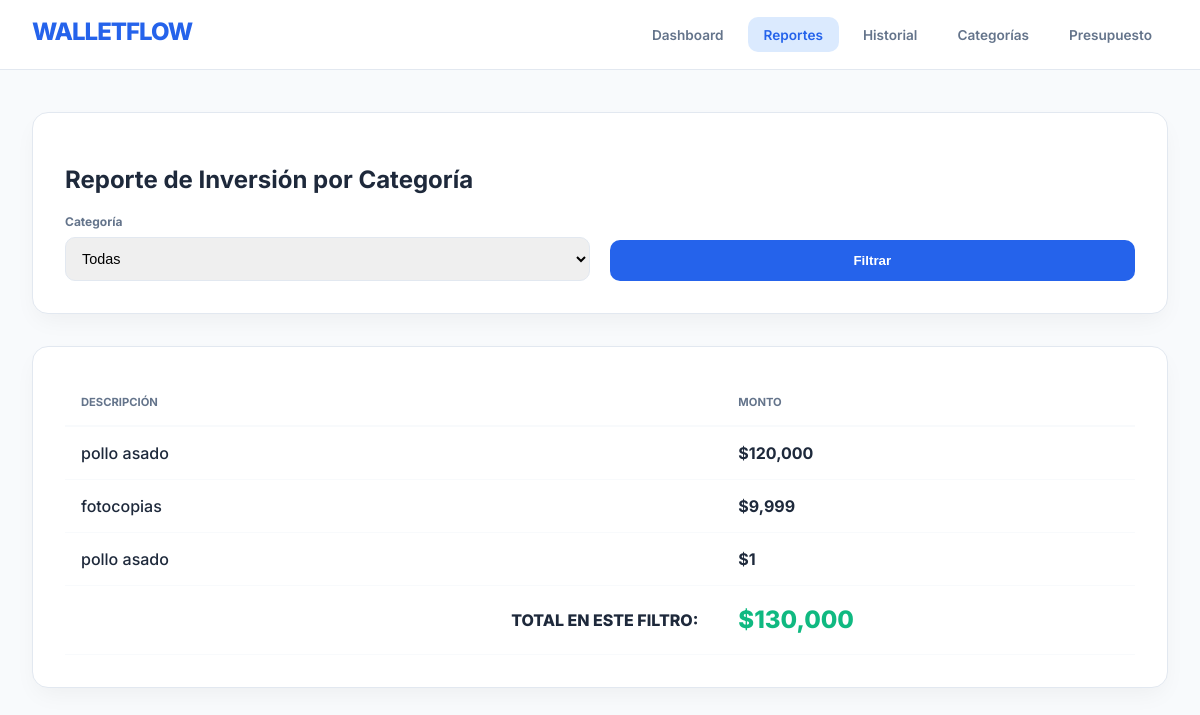
Page /reportes on the committed database.
### tables this page shows
CREATE TABLE gastos 
                      (id INTEGER PRIMARY KEY AUTOINCREMENT, 
                       descripcion TEXT NOT NULL, 
                       monto REAL NOT NULL, 
                       categoria_id INTEGER, 
                       fecha TEXT NOT NULL,
                       FOREIGN KEY (categoria_id) REFERENCES categorias(id));

### app.py (the view)
@app.route('/reportes')
def reportes():
    cat_id = request.args.get('categoria_id')
    conn = get_db_connection()
    categorias = conn.execute("SELECT * FROM categorias").fetchall()
    query = "SELECT g.*, c.nombre as cat_nombre FROM gastos g JOIN categorias c ON g.categoria_id = c.id"
    if cat_id:
        gastos = conn.execute(query + " WHERE g.categoria_id = ?", (cat_id,)).fetchall()
    else:
        gastos = conn.execute(query).fetchall()
    total_sel = sum(g['monto'] for g in gastos)
    conn.close()
    return render_template('reportes.html', gastos=gastos, categorias=categorias, total_seleccion=total_sel)

### app.py (called while the page is built)
def get_db_connection():
    conn = sqlite3.connect('gastos.db')
    conn.row_factory = sqlite3.Row
    return conn

### templates/reportes.html (shortened to what this page needs)
{% extends "layout.html" %}
{% block content %}
<div class="card">
    <h2>Reporte de Inversión por Categoría</h2>
    <form action="/reportes" method="GET" class="form-grid">
        <div style="flex-grow: 1;">
            <label>Categoría</label>
            <select name="categoria_id">
                <option value="">Todas</option>
            </select>
        </div>
        <button type="submit" class="btn-primary">Filtrar</button>
    </form>
</div>
<div class="card">
    <table>
        <thead><tr><th>Descripción</th><th>Monto</th></tr></thead>
        <tbody>
            {% for g in gastos %}
            <tr><td>{{ g.descripcion }}</td><td style="font-weight: 700;">${{ "{:,.0f}".format(g.monto) }}</td></tr>
            {% endfor %}
        </tbody>
        <tfoot>
            <tr>
                <td style="text-align:right; font-weight:800; padding:1.5rem;">TOTAL EN ESTE FILTRO:</td>
                <td style="font-weight:800; color:var(--success); font-size:1.5rem;">${{ "{:,.0f}".format(total_seleccion) }}</td>
            </tr>
        </tfoot>
    </table>
</div>
{% endblock %}

### static/css/style.css (style rules this page uses)
:root { --primary: #2563eb; --primary-dark: #1e40af; --primary-soft: #dbeafe; --success: #10b981; --danger: #ef4444; --warning: #f59e0b; --bg: #f8fafc; --card: #ffffff; --text-main: #1e293b; --text-muted: #64748b; --border: #e2e8f0; --radius: 16px; --shadow: 0 10px 25px -5px rgba(0, 0, 0, 0.05); }
* { box-sizing: border-box; transition: all 0.2s ease; }
body { font-family: 'Inter', sans-serif; background-color: var(--bg); color: var(--text-main); margin: 0; padding-top: 80px; }
.card { background: var(--card); border-radius: var(--radius); padding: 2rem; box-shadow: var(--shadow); margin-bottom: 2rem; border: 1px solid var(--border); }
.form-grid { display: grid; grid-template-columns: repeat(auto-fit, minmax(180px, 1fr)); gap: 1.2rem; align-items: flex-end; }
label { font-size: 0.75rem; font-weight: 700; color: var(--text-muted); margin-bottom: 0.5rem; display: block; }
input, select { width: 100%; padding: 0.75rem; border: 1.5px solid var(--border); border-radius: 10px; font-size: 0.9rem; }
.btn-primary { background: var(--primary); color: white; border: none; padding: 0.8rem 1.5rem; border-radius: 10px; font-weight: 700; cursor: pointer; }
table { width: 100%; border-collapse: collapse; }
th { text-align: left; padding: 1rem; font-size: 0.7rem; color: var(--text-muted); text-transform: uppercase; border-bottom: 2px solid var(--bg); }
td { padding: 1rem; border-bottom: 1px solid var(--bg); font-weight: 500; }

### rows in the picture
gastos: descripcion "pollo asado", monto "120,000"
gastos: descripcion "fotocopias", monto "9,999"
gastos: descripcion "pollo asado", monto "1"

### other values in the picture
{{ "{:,.0f}".format(total_seleccion) }} "130,000"
